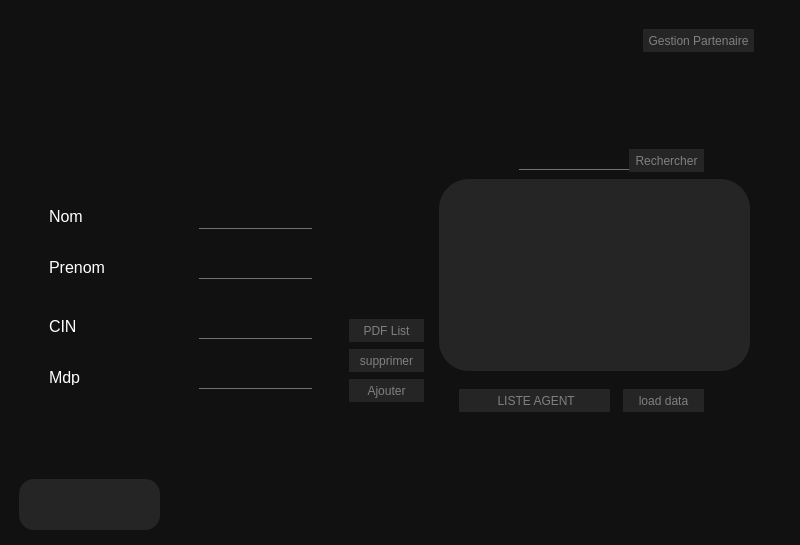
<?xml version="1.0" encoding="UTF-8"?>
<ui version="4.0">
 <class>Agent</class>
 <widget class="QDialog" name="Agent">
  <property name="geometry">
   <rect>
    <x>0</x>
    <y>0</y>
    <width>800</width>
    <height>545</height>
   </rect>
  </property>
  <widget class="QStackedWidget" name="stackedWidget">
   <property name="geometry">
    <rect>
     <x>-1</x>
     <y>-1</y>
     <width>801</width>
     <height>551</height>
    </rect>
   </property>
   <property name="currentIndex">
    <number>0</number>
   </property>
   <widget class="QWidget" name="page">
    <property name="styleSheet">
     <string notr="true">
background-color:#121111;


</string>
    </property>
    <widget class="QLineEdit" name="lineEdit_prenom">
     <property name="geometry">
      <rect>
       <x>200</x>
       <y>260</y>
       <width>113</width>
       <height>20</height>
      </rect>
     </property>
     <property name="styleSheet">
      <string notr="true">background : transparent;
border:none;
color : #717072;
border-bottom : 1px solid  #717072;
font-size: 18px;</string>
     </property>
    </widget>
    <widget class="QPushButton" name="pushButton">
     <property name="geometry">
      <rect>
       <x>460</x>
       <y>390</y>
       <width>151</width>
       <height>23</height>
      </rect>
     </property>
     <property name="styleSheet">
      <string notr="true">border-radius:30px;
background-color:#262525;
color : grey;</string>
     </property>
     <property name="text">
      <string> LISTE AGENT</string>
     </property>
     <property name="icon">
      <iconset>
       <normaloff>../../Sportify-QT-project-master/worker.png</normaloff>../../Sportify-QT-project-master/worker.png</iconset>
     </property>
    </widget>
    <widget class="QLineEdit" name="recherche">
     <property name="geometry">
      <rect>
       <x>520</x>
       <y>151</y>
       <width>113</width>
       <height>20</height>
      </rect>
     </property>
     <property name="styleSheet">
      <string notr="true">background : transparent;
border:none;
color : #717072;
border-bottom : 1px solid  #717072;
font-size: 18px;</string>
     </property>
    </widget>
    <widget class="QPushButton" name="pushButton_rechercher">
     <property name="geometry">
      <rect>
       <x>630</x>
       <y>150</y>
       <width>75</width>
       <height>23</height>
      </rect>
     </property>
     <property name="styleSheet">
      <string notr="true">border-radius:30px;
background-color:#262525;
color : grey;</string>
     </property>
     <property name="text">
      <string>Rechercher</string>
     </property>
    </widget>
    <widget class="QPushButton" name="pushButton_4">
     <property name="geometry">
      <rect>
       <x>624</x>
       <y>390</y>
       <width>81</width>
       <height>23</height>
      </rect>
     </property>
     <property name="styleSheet">
      <string notr="true">border-radius:30px;
background-color:#262525;
color : grey;</string>
     </property>
     <property name="text">
      <string>load data</string>
     </property>
     <property name="icon">
      <iconset>
       <normaloff>../../Sportify-QT-project-master/load.png</normaloff>../../Sportify-QT-project-master/load.png</iconset>
     </property>
    </widget>
    <widget class="QLabel" name="label_3">
     <property name="geometry">
      <rect>
       <x>50</x>
       <y>210</y>
       <width>47</width>
       <height>14</height>
      </rect>
     </property>
     <property name="styleSheet">
      <string notr="true">color:white;
        font-size:16px;</string>
     </property>
     <property name="text">
      <string>Nom</string>
     </property>
    </widget>
    <widget class="QLineEdit" name="lineEdit_cin">
     <property name="geometry">
      <rect>
       <x>200</x>
       <y>320</y>
       <width>113</width>
       <height>20</height>
      </rect>
     </property>
     <property name="styleSheet">
      <string notr="true">background : transparent;
border:none;
color : #717072;
border-bottom : 1px solid  #717072;
font-size: 18px;</string>
     </property>
    </widget>
    <widget class="QLineEdit" name="lineEdit_nom">
     <property name="geometry">
      <rect>
       <x>200</x>
       <y>210</y>
       <width>113</width>
       <height>20</height>
      </rect>
     </property>
     <property name="styleSheet">
      <string notr="true">background : transparent;
border:none;
color : #717072;
border-bottom : 1px solid  #717072;
font-size: 18px;</string>
     </property>
    </widget>
    <widget class="QLineEdit" name="lineEdit_mdp">
     <property name="geometry">
      <rect>
       <x>200</x>
       <y>370</y>
       <width>113</width>
       <height>20</height>
      </rect>
     </property>
     <property name="styleSheet">
      <string notr="true">background : transparent;
border:none;
color : #717072;
border-bottom : 1px solid  #717072;
font-size: 18px;</string>
     </property>
    </widget>
    <widget class="QLabel" name="label_5">
     <property name="geometry">
      <rect>
       <x>50</x>
       <y>320</y>
       <width>47</width>
       <height>14</height>
      </rect>
     </property>
     <property name="styleSheet">
      <string notr="true">color:white;
        font-size:16px;</string>
     </property>
     <property name="text">
      <string>CIN</string>
     </property>
    </widget>
    <widget class="QPushButton" name="ajouter_Ag">
     <property name="geometry">
      <rect>
       <x>350</x>
       <y>380</y>
       <width>75</width>
       <height>23</height>
      </rect>
     </property>
     <property name="styleSheet">
      <string notr="true">border-radius:30px;
background-color:#262525;
color : grey;</string>
     </property>
     <property name="text">
      <string>Ajouter</string>
     </property>
     <property name="icon">
      <iconset>
       <normaloff>../../Sportify-QT-project-master/add.png</normaloff>../../Sportify-QT-project-master/add.png</iconset>
     </property>
    </widget>
    <widget class="QPushButton" name="pushButton_3">
     <property name="geometry">
      <rect>
       <x>350</x>
       <y>320</y>
       <width>75</width>
       <height>23</height>
      </rect>
     </property>
     <property name="styleSheet">
      <string notr="true">border-radius:30px;
background-color:#262525;
color : grey;</string>
     </property>
     <property name="text">
      <string>PDF List</string>
     </property>
     <property name="icon">
      <iconset>
       <normaloff>../../Sportify-QT-project-master/pdf.png</normaloff>../../Sportify-QT-project-master/pdf.png</iconset>
     </property>
    </widget>
    <widget class="QLabel" name="label_4">
     <property name="geometry">
      <rect>
       <x>50</x>
       <y>370</y>
       <width>31</width>
       <height>16</height>
      </rect>
     </property>
     <property name="styleSheet">
      <string notr="true">color:white;
        font-size:16px;</string>
     </property>
     <property name="text">
      <string>Mdp</string>
     </property>
    </widget>
    <widget class="QPushButton" name="supprimeragent">
     <property name="geometry">
      <rect>
       <x>350</x>
       <y>350</y>
       <width>75</width>
       <height>23</height>
      </rect>
     </property>
     <property name="styleSheet">
      <string notr="true">border-radius:30px;
background-color:#262525;
color : grey;</string>
     </property>
     <property name="text">
      <string>supprimer</string>
     </property>
     <property name="icon">
      <iconset>
       <normaloff>../../Sportify-QT-project-master/delete.png</normaloff>../../Sportify-QT-project-master/delete.png</iconset>
     </property>
    </widget>
    <widget class="QTableView" name="tableagent">
     <property name="geometry">
      <rect>
       <x>440</x>
       <y>180</y>
       <width>311</width>
       <height>192</height>
      </rect>
     </property>
     <property name="styleSheet">
      <string notr="true">border-radius:30px;
background-color:#262525;
color : grey;</string>
     </property>
    </widget>
    <widget class="QLabel" name="label_2">
     <property name="geometry">
      <rect>
       <x>50</x>
       <y>260</y>
       <width>61</width>
       <height>16</height>
      </rect>
     </property>
     <property name="styleSheet">
      <string notr="true">color:white;
        font-size:16px;</string>
     </property>
     <property name="text">
      <string>Prenom</string>
     </property>
    </widget>
    <widget class="QPushButton" name="pushButton_11">
     <property name="geometry">
      <rect>
       <x>644</x>
       <y>30</y>
       <width>111</width>
       <height>23</height>
      </rect>
     </property>
     <property name="styleSheet">
      <string notr="true">border-radius:30px;
background-color:#262525;
color : grey;</string>
     </property>
     <property name="text">
      <string>Gestion Partenaire</string>
     </property>
    </widget>
    <widget class="QPushButton" name="home_6">
     <property name="geometry">
      <rect>
       <x>20</x>
       <y>480</y>
       <width>141</width>
       <height>51</height>
      </rect>
     </property>
     <property name="styleSheet">
      <string notr="true">border-radius:15px;
background-color:#262525;</string>
     </property>
     <property name="text">
      <string/>
     </property>
     <property name="icon">
      <iconset resource="resources.qrc">
       <normaloff>:/resources/Resources/back.png</normaloff>:/resources/Resources/back.png</iconset>
     </property>
     <property name="iconSize">
      <size>
       <width>50</width>
       <height>50</height>
      </size>
     </property>
    </widget>
   </widget>
   <widget class="QWidget" name="page_2">
    <property name="styleSheet">
     <string notr="true">background-color:#121111;
</string>
    </property>
    <widget class="QPushButton" name="pushButton_7">
     <property name="geometry">
      <rect>
       <x>470</x>
       <y>410</y>
       <width>151</width>
       <height>23</height>
      </rect>
     </property>
     <property name="styleSheet">
      <string notr="true">border-radius:30px;
background-color:#262525;
color : grey;</string>
     </property>
     <property name="text">
      <string> LISTE PARTENAIRE</string>
     </property>
     <property name="icon">
      <iconset>
       <normaloff>../../Sportify-QT-project-master/worker.png</normaloff>../../Sportify-QT-project-master/worker.png</iconset>
     </property>
    </widget>
    <widget class="QLineEdit" name="recherche_3">
     <property name="geometry">
      <rect>
       <x>530</x>
       <y>171</y>
       <width>113</width>
       <height>20</height>
      </rect>
     </property>
     <property name="styleSheet">
      <string notr="true">background : transparent;
border:none;
color : #717072;
border-bottom : 1px solid  #717072;
font-size: 18px;</string>
     </property>
    </widget>
    <widget class="QPushButton" name="pushButton_rechercher_3">
     <property name="geometry">
      <rect>
       <x>640</x>
       <y>170</y>
       <width>75</width>
       <height>23</height>
      </rect>
     </property>
     <property name="styleSheet">
      <string notr="true">border-radius:30px;
background-color:#262525;
color : grey;</string>
     </property>
     <property name="text">
      <string>Rechercher</string>
     </property>
    </widget>
    <widget class="QPushButton" name="pushButton_8">
     <property name="geometry">
      <rect>
       <x>634</x>
       <y>410</y>
       <width>81</width>
       <height>23</height>
      </rect>
     </property>
     <property name="styleSheet">
      <string notr="true">border-radius:30px;
background-color:#262525;
color : grey;</string>
     </property>
     <property name="text">
      <string>load data</string>
     </property>
     <property name="icon">
      <iconset>
       <normaloff>../../Sportify-QT-project-master/load.png</normaloff>../../Sportify-QT-project-master/load.png</iconset>
     </property>
    </widget>
    <widget class="QLabel" name="label_10">
     <property name="geometry">
      <rect>
       <x>60</x>
       <y>230</y>
       <width>47</width>
       <height>14</height>
      </rect>
     </property>
     <property name="styleSheet">
      <string notr="true">color:white;
        font-size:16px;</string>
     </property>
     <property name="text">
      <string>Nom</string>
     </property>
    </widget>
    <widget class="QLineEdit" name="lineEdit_cin_3">
     <property name="geometry">
      <rect>
       <x>210</x>
       <y>340</y>
       <width>113</width>
       <height>20</height>
      </rect>
     </property>
     <property name="styleSheet">
      <string notr="true">background : transparent;
border:none;
color : #717072;
border-bottom : 1px solid  #717072;
font-size: 18px;</string>
     </property>
    </widget>
    <widget class="QLineEdit" name="lineEdit_nom_3">
     <property name="geometry">
      <rect>
       <x>210</x>
       <y>230</y>
       <width>113</width>
       <height>20</height>
      </rect>
     </property>
     <property name="styleSheet">
      <string notr="true">background : transparent;
border:none;
color : #717072;
border-bottom : 1px solid  #717072;
font-size: 18px;</string>
     </property>
    </widget>
    <widget class="QLineEdit" name="lineEdit_mdp_3">
     <property name="geometry">
      <rect>
       <x>210</x>
       <y>390</y>
       <width>113</width>
       <height>20</height>
      </rect>
     </property>
     <property name="styleSheet">
      <string notr="true">background : transparent;
border:none;
color : #717072;
border-bottom : 1px solid  #717072;
font-size: 18px;</string>
     </property>
    </widget>
    <widget class="QLabel" name="label_11">
     <property name="geometry">
      <rect>
       <x>60</x>
       <y>340</y>
       <width>47</width>
       <height>14</height>
      </rect>
     </property>
     <property name="styleSheet">
      <string notr="true">color:white;
        font-size:16px;</string>
     </property>
     <property name="text">
      <string>CIN</string>
     </property>
    </widget>
    <widget class="QPushButton" name="pushButton_9">
     <property name="geometry">
      <rect>
       <x>360</x>
       <y>340</y>
       <width>75</width>
       <height>23</height>
      </rect>
     </property>
     <property name="styleSheet">
      <string notr="true">border-radius:30px;
background-color:#262525;
color : grey;</string>
     </property>
     <property name="text">
      <string>PDF List</string>
     </property>
     <property name="icon">
      <iconset>
       <normaloff>../../Sportify-QT-project-master/pdf.png</normaloff>../../Sportify-QT-project-master/pdf.png</iconset>
     </property>
    </widget>
    <widget class="QPushButton" name="ajouter_Ag_3">
     <property name="geometry">
      <rect>
       <x>360</x>
       <y>400</y>
       <width>75</width>
       <height>23</height>
      </rect>
     </property>
     <property name="styleSheet">
      <string notr="true">border-radius:30px;
background-color:#262525;
color : grey;</string>
     </property>
     <property name="text">
      <string>Ajouter</string>
     </property>
     <property name="icon">
      <iconset>
       <normaloff>../../Sportify-QT-project-master/add.png</normaloff>../../Sportify-QT-project-master/add.png</iconset>
     </property>
    </widget>
    <widget class="QLabel" name="label_12">
     <property name="geometry">
      <rect>
       <x>60</x>
       <y>390</y>
       <width>131</width>
       <height>16</height>
      </rect>
     </property>
     <property name="styleSheet">
      <string notr="true">color:white;
        font-size:16px;</string>
     </property>
     <property name="text">
      <string>Somme des dons</string>
     </property>
    </widget>
    <widget class="QPushButton" name="supprimeragent_3">
     <property name="geometry">
      <rect>
       <x>360</x>
       <y>370</y>
       <width>75</width>
       <height>23</height>
      </rect>
     </property>
     <property name="styleSheet">
      <string notr="true">border-radius:30px;
background-color:#262525;
color : grey;</string>
     </property>
     <property name="text">
      <string>supprimer</string>
     </property>
     <property name="icon">
      <iconset>
       <normaloff>../../Sportify-QT-project-master/delete.png</normaloff>../../Sportify-QT-project-master/delete.png</iconset>
     </property>
    </widget>
    <widget class="QTableView" name="tableagent_3">
     <property name="geometry">
      <rect>
       <x>450</x>
       <y>200</y>
       <width>311</width>
       <height>192</height>
      </rect>
     </property>
     <property name="styleSheet">
      <string notr="true">border-radius:30px;
background-color:#262525;
color : grey;</string>
     </property>
    </widget>
    <widget class="QLineEdit" name="lineEdit_prenom_3">
     <property name="geometry">
      <rect>
       <x>210</x>
       <y>280</y>
       <width>113</width>
       <height>20</height>
      </rect>
     </property>
     <property name="styleSheet">
      <string notr="true">background : transparent;
border:none;
color : #717072;
border-bottom : 1px solid  #717072;
font-size: 18px;</string>
     </property>
    </widget>
    <widget class="QLabel" name="label_13">
     <property name="geometry">
      <rect>
       <x>60</x>
       <y>280</y>
       <width>61</width>
       <height>16</height>
      </rect>
     </property>
     <property name="styleSheet">
      <string notr="true">color:white;
        font-size:16px;</string>
     </property>
     <property name="text">
      <string>Adresse</string>
     </property>
    </widget>
    <widget class="QPushButton" name="pushButton_10">
     <property name="geometry">
      <rect>
       <x>664</x>
       <y>30</y>
       <width>101</width>
       <height>23</height>
      </rect>
     </property>
     <property name="styleSheet">
      <string notr="true">border-radius:30px;
background-color:#262525;
color : grey;</string>
     </property>
     <property name="text">
      <string>Gestion Agent</string>
     </property>
    </widget>
    <widget class="QPushButton" name="home_5">
     <property name="geometry">
      <rect>
       <x>20</x>
       <y>480</y>
       <width>141</width>
       <height>51</height>
      </rect>
     </property>
     <property name="styleSheet">
      <string notr="true">border-radius:15px;
background-color:#262525;</string>
     </property>
     <property name="text">
      <string/>
     </property>
     <property name="icon">
      <iconset resource="resources.qrc">
       <normaloff>:/resources/Resources/back.png</normaloff>:/resources/Resources/back.png</iconset>
     </property>
     <property name="iconSize">
      <size>
       <width>50</width>
       <height>50</height>
      </size>
     </property>
    </widget>
   </widget>
  </widget>
 </widget>
 <resources>
  <include location="resources.qrc"/>
 </resources>
 <connections/>
</ui>
